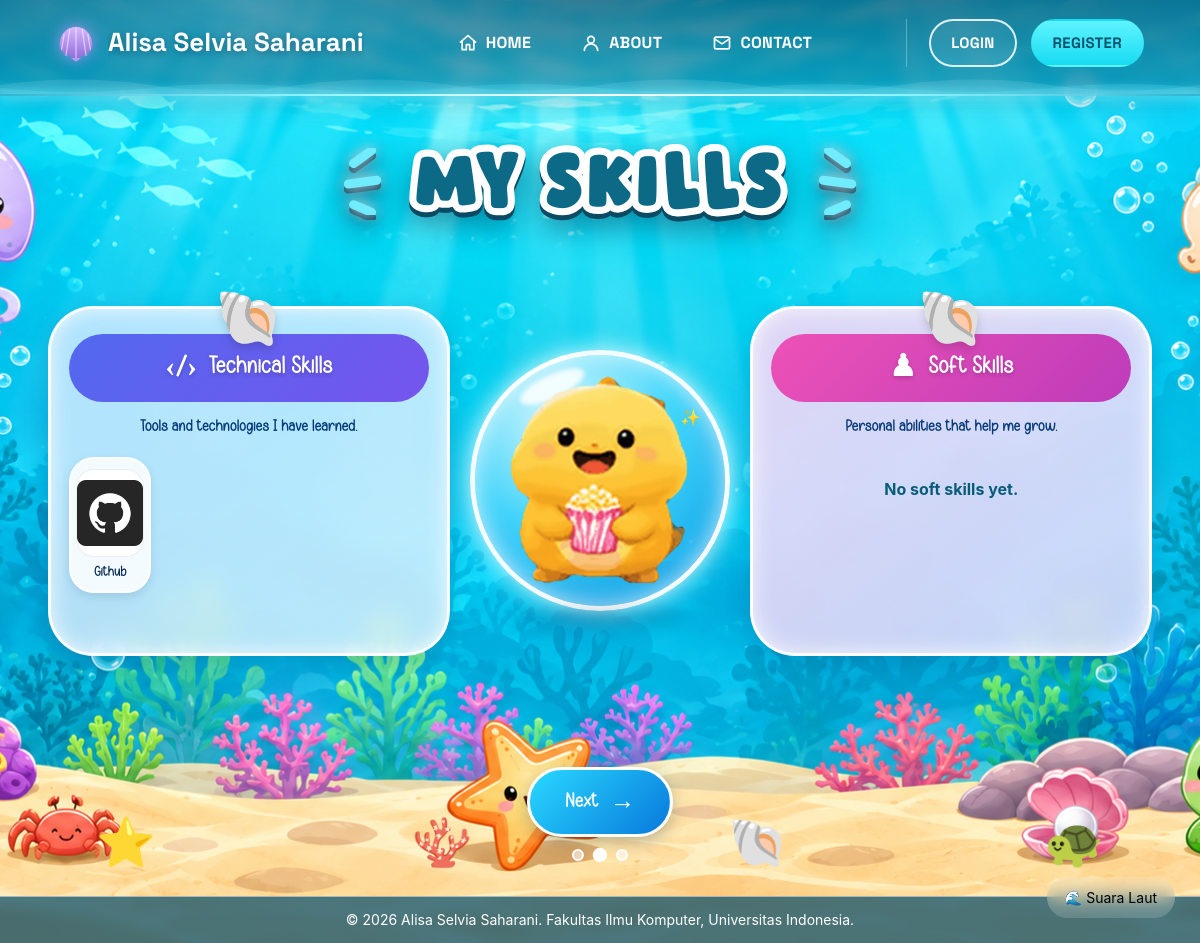
Screenshot of /skills/ with the database file from the repository.
### main/models.py (models this page shows, shortened)
class Skill(models.Model):
    JENIS = [
        ('Hard Skill', 'Hard Skill'),
        ('Soft Skill', 'Soft Skill'),
    ]
    jenis = models.CharField(max_length=300,  choices=JENIS)
    nama = models.CharField(max_length=300)
    img = models.ImageField(upload_to='static/img')

### main/views.py (the view)
# urls.py: path('skills/', show_skills, name='skills'),
def show_skills(request):
    hard_skills = Skill.objects.filter(jenis='Hard Skill')
    soft_skills = Skill.objects.filter(jenis='Soft Skill')
    context = {
        'hard_skills': hard_skills,
        'soft_skills': soft_skills,
    }
    return render(request, 'skills.html', context)

### templates/skills.html (shortened to what this page needs)
{% extends 'base.html' %}
{% load static %}
{% block content %}
<section class="skills-page" id="skills">
    <div class="skills-bubbles">
    </div>
    <div class="skills-heading">
        <div class="ketik">
            <h1>MY SKILLS</h1>
        </div>
    </div>
    <div class="skills-layout">
        <div class="skills-panel hard-panel">
            <div class="shell-decoration">
                🐚
            </div>
            <div class="panel-title hard-title">
                <span>‹/›</span>
                Technical Skills
            </div>
            <p class="panel-description">
                Tools and technologies I have learned.
            </p>
            <div class="skills-grid">
                {% for skill in hard_skills %}
                <div class="skill-item">
                    {% if skill.img %}
                    <img src="{% static skill.img.name %}" alt="{{ skill.nama }} icon">
                    {% endif %}
                    <p>
                        {{ skill.nama }}
                    </p>
                </div>
                {% empty %}
                <p class="empty-skill">
                    No technical skills yet.
                </p>
                {% endfor %}
            </div>
        </div>
        <div class="nailong-container">
            <div class="nailong-bubble">
                <div class="nailong-character">
                    <img src="{% static 'img/nailong-popcorn-hd.gif' %}" alt="Nailong eating popcorn"
                        class="nailong-eating">
                    <div class="eating-effect">
                        ✨
                    </div>
                </div>
            </div>
            <div class="bubble-shadow"></div>
        </div>
        <div class="skills-panel soft-panel">
            <div class="shell-decoration">
                🐚
            </div>
            <div class="panel-title soft-title">
                <span>♟</span>
                Soft Skills
            </div>
            <p class="panel-description">
                Personal abilities that help me grow.
            </p>
            <div class="skills-grid">
                {% for skill in soft_skills %}
                <div class="skill-item">
                    {% if skill.img %}
                    <img src="{% static skill.img.name %}" alt="{{ skill.nama }} icon">
                    {% endif %}
                    <p>
                        {{ skill.nama }}
                    </p>
                </div>
                {% empty %}
                <p class="empty-skill">
                    No soft skills yet.
                </p>
                {% endfor %}
            </div>
        </div>
    </div>
     <div class="ocean-decoration">
        <span class="starfish">
            ⭐
        </span>
        <span class="coral">
            🪸
        </span>
        <span class="shell">
            🐚
        </span>
        <span class="turtle">
            🐢
        </span>
    </div>
    <div class="skills-navigation">
        <a href="#contact" class="next-button">
            Next
            <span>→</span>
        </a>
        <div class="page-dots">
            <span></span>
            <span class="active"></span>
            <span></span>
        </div>
    </div>
</section>
{% endblock %}

### rows the page displays
Skill: img (picture), nama "Github"

### other values shown
{{ name|default:"Alisa Selvia Saharani" }} "Alisa Selvia Saharani"
